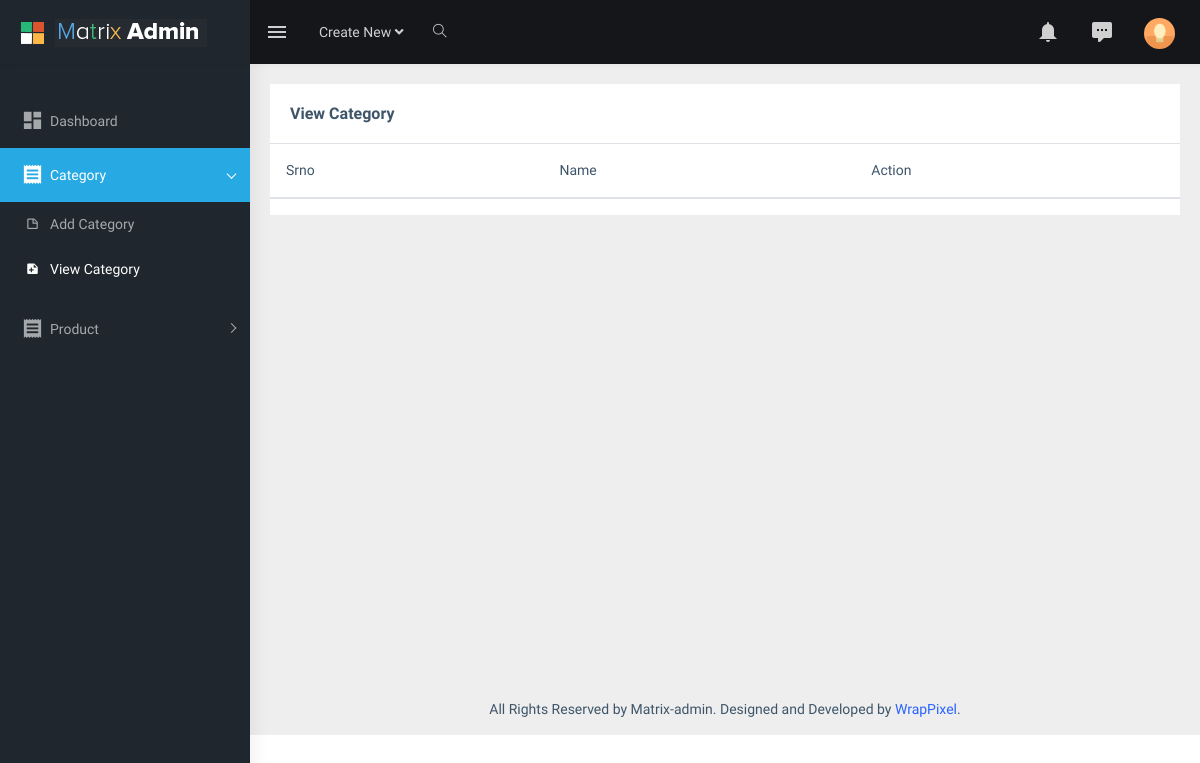
Page /admin/view_category.php on the earlier database version.
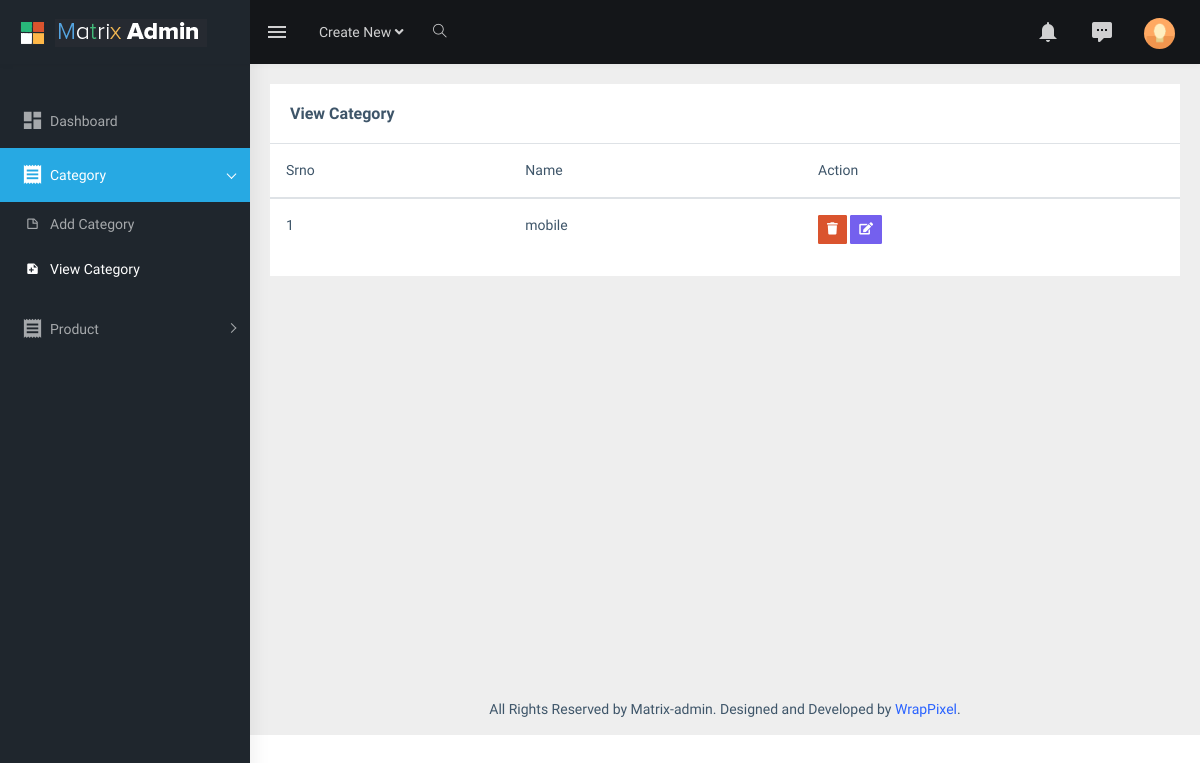
Same page on the later database version.
### tables this page shows
CREATE TABLE `category` (
  `id` int(11) NOT NULL,
  `category_name` varchar(50) NOT NULL
);

### admin/Common.php (called while the page is built, shortened)
<?php
    class Common{
        private $con;
        function __construct(){
            $this->con = mysqli_connect("localhost","root","","ecommerce");
        }
        function categoryView(){
            $res = mysqli_query($this->con,"SELECT * FROM `category`");
            $record = array();
            while($row = mysqli_fetch_array($res)){
                $record[] = $row;
            }
            return $record;
        }
    }
?>

### admin/view_category.php (the view, shortened to what this page needs)
<?php
    include('Common.php');
     $common = new Common();
     $categorydata = $common->categoryView();
?>
<?php include('header.php') ?>
<div class="page-wrapper">
            <div class="container-fluid">
                <div class="row">
                    <div class="col-12">
                        <div class="card">
                            <div class="card-body">
                                <h5 class="card-title m-b-0">View Category</h5>
                            </div>
                            <table class="table">
                                  <thead>
                                    <tr>
                                      <th scope="col">Srno</th>
                                      <th scope="col">Name</th>
                                      <th scope="col">Action</th>
                                    </tr>
                                  </thead>
                                  <tbody>
                                        <?php
                                            $i=0;
                                            foreach($categorydata as $row){
                                        ?>
                                            <tr>
                                                <td><?php echo ++$i ?></td>
                                                <td><?php echo $row['category_name'] ?></td>
                                                <td>
                                                    <a href="view_category.php?deleteId=<?php echo $row['id'] ?>" class="btn btn-danger btn-sm text-white">
                                                        <i class="fa fa-trash"></i>
                                                    </a>
                                                    <a href="edit_category.php?editId=<?php echo $row['id'] ?>" class="btn btn-primary btn-sm text-white">
                                                        <i class="fa fa-edit"></i>
                                                    </a>
                                                </td>
                                            </tr>
                                        <?php  }?>
                                  </tbody>
                            </table>
                        </div>
                    </div>
                </div>
            </div>
            <footer class="footer text-center">
                All Rights Reserved by Matrix-admin. Designed and Developed by <a href="https://wrappixel.com">WrapPixel</a>.
            </footer>
        </div>
<?php include('footer.php') ?>

### admin/header.php (shortened to what this page needs)
<!DOCTYPE html>
<html dir="ltr" lang="en">
<head>
    <link href="../assets/libs/flot/css/float-chart.css" rel="stylesheet">
    <link href="../dist/css/style.min.css" rel="stylesheet">
</head>
<body>
    <div id="main-wrapper">
        <header class="topbar" data-navbarbg="skin5">
            <nav class="navbar top-navbar navbar-expand-md navbar-dark">
                <div class="navbar-header" data-logobg="skin5">
                    <a class="navbar-brand" href="index.html">
                        <b class="logo-icon p-l-10">
                            <img src="../assets/images/logo-icon.png" alt="homepage" class="light-logo" />
                        </b>
                        <span class="logo-text">
                             <img src="../assets/images/logo-text.png" alt="homepage" class="light-logo" />
                        </span>
                    </a>
                </div>
                <div class="navbar-collapse collapse" id="navbarSupportedContent" data-navbarbg="skin5">
                    <ul class="navbar-nav float-left mr-auto">
                        <li class="nav-item d-none d-md-block"><a class="nav-link sidebartoggler waves-effect waves-light" href="javascript:void(0)" data-sidebartype="mini-sidebar"><i class="mdi mdi-menu font-24"></i></a></li>
                        <li class="nav-item dropdown">
                            <a class="nav-link dropdown-toggle" href="#" id="navbarDropdown" role="button" data-toggle="dropdown" aria-haspopup="true" aria-expanded="false">
                             <span class="d-none d-md-block">Create New <i class="fa fa-angle-down"></i></span>
                            </a>
                        </li>
                        <li class="nav-item search-box"> <a class="nav-link waves-effect waves-dark" href="javascript:void(0)"><i class="ti-search"></i></a>
                        </li>
                    </ul>
                    <ul class="navbar-nav float-right">
                        <li class="nav-item dropdown">
                            <a class="nav-link dropdown-toggle waves-effect waves-dark" href="" data-toggle="dropdown" aria-haspopup="true" aria-expanded="false"> <i class="mdi mdi-bell font-24"></i>
                            </a>
                        </li>
                        <li class="nav-item dropdown">
                            <a class="nav-link dropdown-toggle waves-effect waves-dark" href="" id="2" data-toggle="dropdown" aria-haspopup="true" aria-expanded="false"> <i class="font-24 mdi mdi-comment-processing"></i>
                            </a>
                        </li>
                        <li class="nav-item dropdown">
                            <a class="nav-link dropdown-toggle text-muted waves-effect waves-dark pro-pic" href="" data-toggle="dropdown" aria-haspopup="true" aria-expanded="false"><img src="../assets/images/users/1.jpg" alt="user" class="rounded-circle" width="31"></a>
                        </li>
                    </ul>
                </div>
            </nav>
        </header>
        <aside class="left-sidebar" data-sidebarbg="skin5">
            <div class="scroll-sidebar">
                <nav class="sidebar-nav">
                    <ul id="sidebarnav" class="p-t-30">
                        <li class="sidebar-item"> <a class="sidebar-link waves-effect waves-dark sidebar-link" href="dashboard.php" aria-expanded="false"><i class="mdi mdi-view-dashboard"></i><span class="hide-menu">Dashboard</span></a></li>
                        <li class="sidebar-item"> <a class="sidebar-link has-arrow waves-effect waves-dark" href="javascript:void(0)" aria-expanded="false"><i class="mdi mdi-receipt"></i><span class="hide-menu">Category </span></a>
                            <ul aria-expanded="false" class="collapse  first-level">
                                <li class="sidebar-item"><a href="add_category.php" class="sidebar-link"><i class="mdi mdi-note-outline"></i><span class="hide-menu">Add Category</span></a></li>
                                <li class="sidebar-item"><a href="view_category.php" class="sidebar-link"><i class="mdi mdi-note-plus"></i><span class="hide-menu">View Category</span></a></li>
                            </ul>
                        </li>
                        <li class="sidebar-item"> <a class="sidebar-link has-arrow waves-effect waves-dark" href="javascript:void(0)" aria-expanded="false"><i class="mdi mdi-receipt"></i><span class="hide-menu">Product </span></a>
                        </li>
                    </ul>
                </nav>
            </div>
        </aside>

### admin/footer.php (shortened to what this page needs)
</div>
</body>
</html>

Differences in the rows shown:
added category: category_name "mobile"
